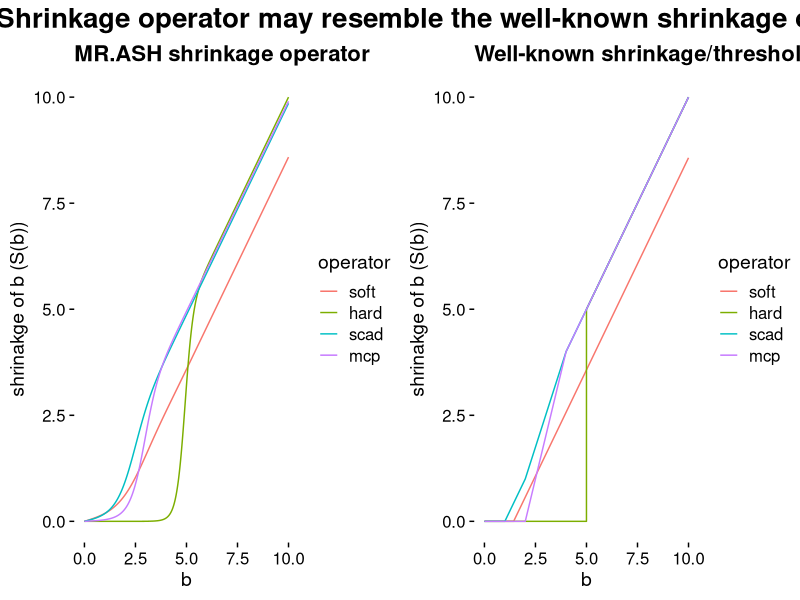
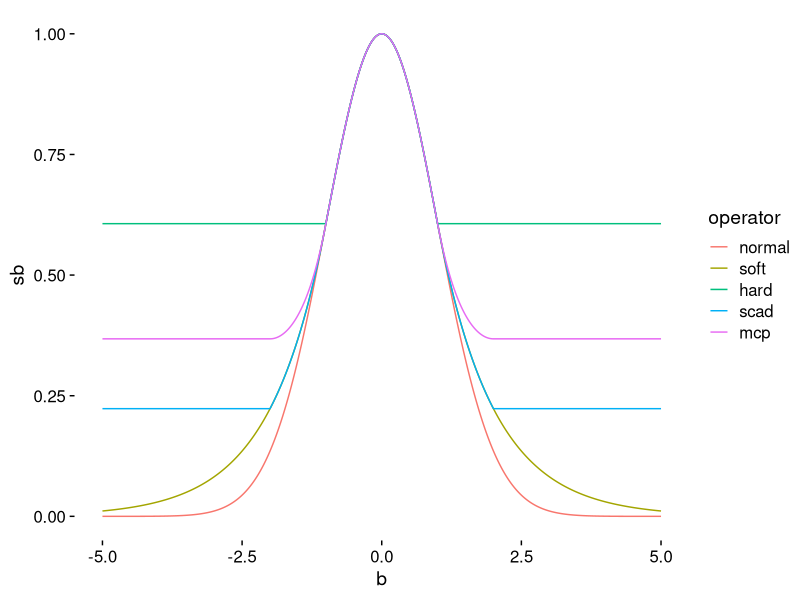

Here is the R script that generated these plots, in order:
## ---- chunk 1
knitr::opts_chunk$set(echo = TRUE)
## ---- chunk 2
library(ggplot2); library(cowplot)
## ---- chunk 3
scad = function(b, lambda = 1, gamma = 3) {
  b1 = pmax(abs(b) - lambda, 0) * sign(b) * (abs(b) <= 2 * lambda)
  b2 = ((gamma-1) * b - sign(b) * gamma * lambda) / (gamma-2) * (abs(b) <= gamma * lambda) * (abs(b) > 2 * lambda)
  b3 = b * (abs(b) > gamma * lambda)
  return (b1+b2+b3)
}

mcp = function(b, lambda = 1, gamma = 2) {
  b1 = pmax(abs(b) - lambda, 0) * sign(b) * (b <= gamma * lambda) * gamma / (gamma-1)
  b2 = b * (abs(b) > gamma * lambda)
  return (b1+b2)
}

softt = function(b, lambda = 1) {
  return (pmax(abs(b) - lambda, 0) * sign(b))
}

hardt = function(b, lambda = 1) {
  return (b * (abs(b) >= lambda))
}
## ---- chunk 4
postmean = function(b, pi, sa2 = 0:100, sigma2 = 1){
  phi = outer(b^2, 1 / 2 / (1 + 1 / sa2) / sigma2);
  phi = exp(phi - apply(phi, 1, max))
  
  phi = t(pi * t(phi) / sqrt(1 + sa2));
  phi = phi / rowSums(phi);
  out = c(colSums(t(phi) / (1 + 1 / sa2))) * b
  return (out)
}

sa2 = 0:100; b = seq(0,10,0.001)

pi = exp(-sa2)
pi = pi / sum(pi)
b_softt = postmean(b, pi)

pi = double(101)
pi[1] = 0.8; pi[101] = 0.2
b_mcp = postmean(b, pi)

pi = double(101)
pi[1] = 0.6; pi[101] = 0.4
b_hardt = postmean(b, pi, sa2 = sa2^5)

pi = double(101)
pi[1] = 0.5; pi[2:51] = 0.2/50; pi[101] = 0.3
b_scad = postmean(b, pi, sa2 = sa2)
df = data.frame(b = c(b,b,b,b), sb = c(b_softt, b_hardt, b_scad, b_mcp),
                sb2 = c(softt(b, lambda = 1.43),
                        hardt(b, lambda = 5),
                        scad(b, lambda = 1, gamma = 4),
                        mcp(b, lambda = 2)),
                operator = rep(c("soft","hard","scad","mcp"), each = length(b)))
df$operator = factor(df$operator, levels = c("soft","hard","scad","mcp"))

p1 = ggplot(df) + geom_line(aes(x = b, y = sb, color = operator)) +
  theme_cowplot(font_size = 14) + theme(axis.line = element_blank()) +
  labs(y = "shrinakge of b (S(b))", title = "MR.ASH shrinkage operator")
p2 = ggplot(df) + geom_line(aes(x = b, y = sb2, color = operator)) +
  theme_cowplot(font_size = 14) + theme(axis.line = element_blank()) +
  labs(title = "123")  +
  labs(y = "shrinakge of b (S(b))", title = "Well-known shrinkage/thresholding operator")

fig = plot_grid(p1,p2, nrow = 1)
title = ggdraw() + draw_label("MR.ASH Shrinkage operator may resemble the well-known shrinkage operators", fontface = 'bold', size = 20) 
fig = plot_grid(title, fig, nrow = 2, rel_heights = c(0.06,0.95))
fig
## ---- chunk 5
R.hardt = function(b, lambda = 1) {
  out = b^2/2
  out[b > lambda] = lambda^2/2
  exp(-out)
}

R.softt = function(b, lambda = 1) {
  out = lambda^2/2 + (b - lambda) * lambda
  out[b <= lambda] = b[b <= lambda]^2/2
  exp(-out)
}

R.scad = function(b, lambda = 1, gamma = 3) {
  out = lambda^2/2 + (b - lambda) * lambda
  out[b <= lambda] = b[b <= lambda]^2/2
  out[b > 2 * lambda] = lambda^2 * 3/2 + (gamma - 2) * lambda^2/2 * 
    (1 - (gamma - b[b > 2 * lambda] / lambda)^2 / (gamma - 2)^2)
  out[b > gamma * lambda] = lambda^2 * 3/2 + (gamma - 2) * lambda^2/2
  exp(-out)
}

R.mcp = function(b, lambda = 1, gamma = 2) {
  out = lambda^2/2 + (gamma - 1) * lambda^2 / 2 * 
  (1 - (gamma - b / lambda)^2 / (gamma - 1)^2)
  out[b > gamma * lambda] = lambda^2 / 2 + (gamma - 1) * lambda^2 / 2 
  out[b <= lambda] = b[b <= lambda]^2/2
  exp(-out)
}

marginal_shape = function(b, lambda = 1, gamma = 2, operator = "ridge") {
  if (operator == "ridge") {
    return (exp(-lambda * b^2/2))
  } else if (operator == "soft") {
    out = b
    out[b >= 0] = R.softt(b[b >= 0], lambda = lambda)
    out[b < 0] = R.softt(-b[b < 0], lambda = lambda)
    return (out)
  } else if (operator == "hard") {
    out = b
    out[b >= 0] = R.hardt(b[b >= 0], lambda = lambda)
    out[b < 0] = R.hardt(-b[b < 0], lambda = lambda)
    return (out)
  } else if (operator == "scad") {
    out = b
    out[b >= 0] = R.scad(b[b >= 0], lambda = lambda, gamma = gamma)
    out[b < 0] = R.scad(-b[b < 0], lambda = lambda, gamma = gamma)
    return (out)
  } else if (operator == "mcp") {
    out = b
    out[b >= 0] = R.mcp(b[b >= 0], lambda = lambda, gamma = gamma)
    out[b < 0] = R.mcp(-b[b < 0], lambda = lambda, gamma = gamma)
    return (out)
  }
}

b = seq(-5,5,0.001)
df = data.frame(b = c(b,b,b,b,b), sb = c(marginal_shape(b, operator = "ridge"),
                                         marginal_shape(b, operator = "soft"),
                                         marginal_shape(b, operator = "hard"),
                                         marginal_shape(b, operator = "scad"),
                                         marginal_shape(b, operator = "mcp")),
                operator = rep(c("normal","soft","hard","scad","mcp"), each = length(b)))
df$operator = factor(df$operator, levels = c("normal","soft","hard","scad","mcp"))
ggplot(df) + geom_line(aes(x = b, y = sb, color = operator)) +
  theme_cowplot(font_size = 14) + theme(axis.line = element_blank())
